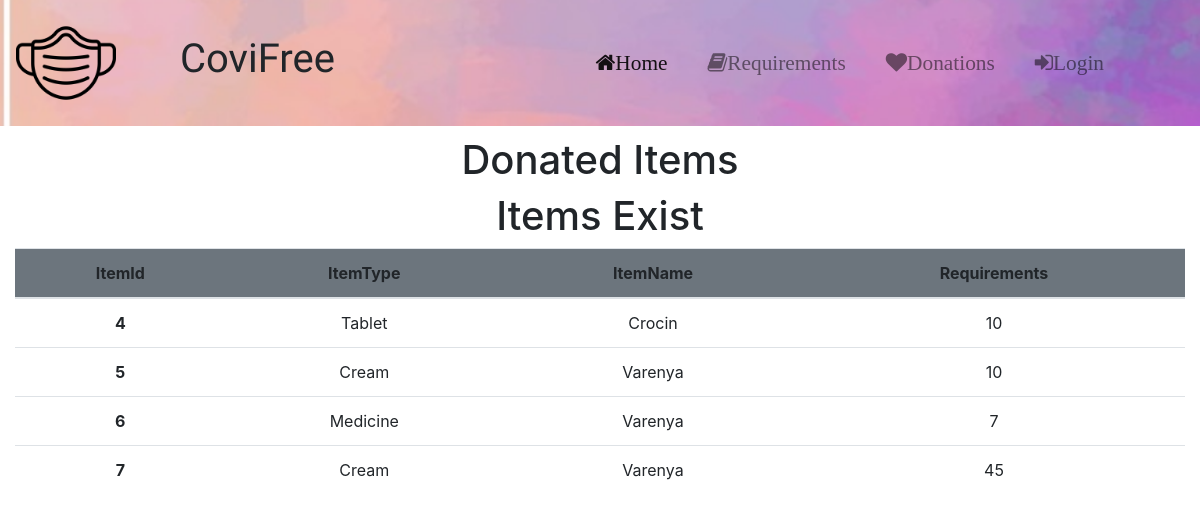
Page /donation/display-donation/ on the committed database.
### donation/models.py (models this page shows, shortened)
class DonationItem(models.Model):
    item_name = models.CharField(verbose_name='Item Name', max_length=255)
    item_type = models.CharField(verbose_name='Item Type', max_length=255)
    quantity_required = models.IntegerField(verbose_name='Quantity Required', default=1)

### donation/views.py (the view)
# urls.py: path('display-donation/', display_donation, name='display_donation'),
def display_donation(request):
    items = DonationItem.objects.all
    args = {'items': items}
    return render(request, 'display_donation.html', args)

### donation/templates/display_donation.html (shortened to what this page needs)
<!DOCTYPE html>
{% load static %}
<html lang="en">
<head>
  <link rel="stylesheet" href="https://cdnjs.cloudflare.com/ajax/libs/font-awesome/4.7.0/css/font-awesome.min.css">
  <link rel="stylesheet" href="https://stackpath.bootstrapcdn.com/bootstrap/4.3.1/css/bootstrap.min.css">
  <link href="{% static 'css/index.css' %}" rel="stylesheet" />
</head>
<body class="background">
    <nav class="navbar navbar-fixed navbar-expand-lg navbar-light bg-light">
      <a class="navbar-brand" href="#">
        <img src="{% static 'img/mask.png' %}" height="100px" width='100px" alt='logo'>
      </a>
      <h1 id='title' class="ml-5">CoviFree</h1>
      <div class="collapse navbar-collapse mr-5" id="navbarSupportedContent">
        <ul class="navbar-nav ml-auto">
            <li class="nav-item active mr-4">
                <a class="nav-link fa fa-lg fa-home" href="{% url 'index' %}">Home <span class="sr-only">(current)</span></a>
              </li>
              <li class="nav-item  mr-4">
                <a class="nav-link fa fa-lg fa-book" href="{% url 'display_donation' %}">Requirements </a>
              </li>
              <li class="nav-item  mr-4">
                <a class="nav-link fa fa-lg fa-heart" href="{% url 'display_donated_by' %}">Donations</a>
              </li>
              {% if user.is_authenticated %}
              <li class="nav-item mr-4">
          <a href="{% url "logout" %}" class="nav-link fa fa-lg fa-sign-in ">Logout</a>
          </li>
            {% else %}
              <li class="nav-item mr-4">
          <a href="{% url "login" %}" class="nav-link fa fa-lg fa-sign-in ">Login</a>
          </li>
            {% endif %}
        </ul>
      </div>
    </nav>
    <div class="container-fluid">
  <h1 class="text-center primary" style="margin-top: 10px;">Donated Items</h1>
      {% if items %}
          <h1>Items Exist</h1>
      {% endif %}
      <table class="table">
        <thead class="bg-secondary">
          <tr>
            <th scope="col">ItemId</th>
            <th scope="col">ItemType</th>
            <th scope="col">ItemName</th>
            <th scope="col">Requirements</th>
          </tr>
        </thead>
        <tbody>
          {% for item in items %}
          <tr>
            <th scope="row">{{item.id}}</th>
            <td> {{ item.item_type }}</td>
            <td>{{ item.item_name }}</td>
            <td>{{item.quantity_required }}</td>
          </tr>
          {% endfor %}
        </tbody>
      </table>
      </div>
  </body>
  </html>

### static_in_project/css/index.css (style rules this page uses)
.nav-link { -webkit-transition: .3s font-weight; -o-transition: .3s font-weight; transition: .3s font-weight; }
* { text-align: center !important; }
.nav-link { padding: 20px; }
body { overflow-x: hidden; }
#title { font-family: 'Indie Flower', cursive; margin-right: 10px; }
nav { background-image: url('../img/bimg.jfif'); background-position: center; background-size: cover; background-repeat: no-repeat; }
nav.navbar * { text-align: left !important; }
.background { background-image: url('https://img.rawpixel.com/s3fs-private/rawpixel_images/website_content/rm21-light-0531-teddy-9_1.jpg?w=800&dpr=1&fit=default&crop=default&q=65&vib=3&con=3&usm=15&bg=F4F4F3&ixlib=js-2.2.1&s=eef5b53a758aff72f4dc9b1c2543588e') background-position: center; background-size: cover; background-repeat: no-repeat; }
.nav-item { text-align: left; }

### rows in the picture
DonationItem: id "4", item_type "Tablet", item_name "Crocin", quantity_required "10"
DonationItem: id "5", item_type "Cream", item_name "Varenya", quantity_required "10"
DonationItem: id "6", item_type "Medicine", item_name "Varenya", quantity_required "7"
DonationItem: id "7", item_type "Cream", item_name "Varenya", quantity_required "45"
